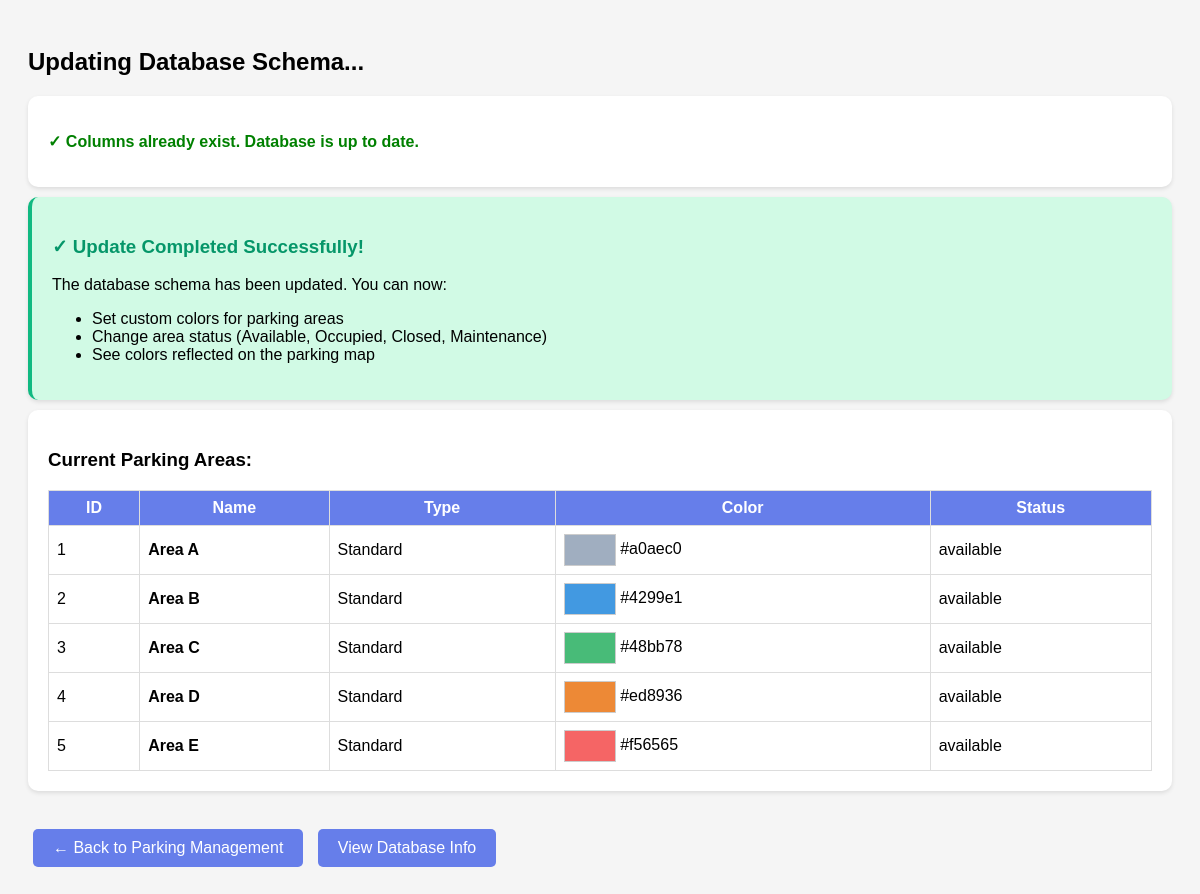
/Module2/admin/update_parking_schema.php (signed in), run on the app's committed database.
### tables this page shows
CREATE TABLE ParkingArea (
    area_id INT AUTO_INCREMENT PRIMARY KEY,
    Availability_id INT,
    area_name VARCHAR(100) NOT NULL,
    area_type VARCHAR(50),
    area_color VARCHAR(20) DEFAULT '#a0a0a0',
    area_status ENUM('available', 'occupied', 'temporarily_closed', 'under_maintenance') DEFAULT 'available',
    created_at TIMESTAMP DEFAULT CURRENT_TIMESTAMP,
    updated_at TIMESTAMP DEFAULT CURRENT_TIMESTAMP ON UPDATE CURRENT_TIMESTAMP,
    AreaSize DECIMAL(10, 2),
    FOREIGN KEY (Availability_id) REFERENCES Availability(Availability_id) ON DELETE SET NULL ON UPDATE CASCADE
);

### Module2/admin/update_parking_schema.php (the view, shortened to what this page needs)
<?php
$conn = getDBConnection();
echo "<!DOCTYPE html><html><head><title>Database Schema Update</title>";
echo "<style>body{font-family:Arial,sans-serif;padding:20px;background:#f5f5f5;}";
echo ".box{background:white;padding:20px;border-radius:10px;margin:10px 0;box-shadow:0 2px 4px rgba(0,0,0,0.1);}";
echo ".success{color:green;font-weight:bold;}";
echo ".error{color:red;font-weight:bold;}";
echo ".warning{color:orange;font-weight:bold;}";
echo ".btn{display:inline-block;padding:10px 20px;background:#667eea;color:white;text-decoration:none;border-radius:5px;margin:10px 5px;}";
echo ".btn:hover{background:#5568d3;}</style></head><body>";
echo "<h2>Updating Database Schema...</h2>";
$messages = [];
$has_errors = false;
$check_sql = "SHOW COLUMNS FROM ParkingArea LIKE 'area_color'";
$result = $conn->query($check_sql);
$color_exists = $result->num_rows > 0;
$check_sql = "SHOW COLUMNS FROM ParkingArea LIKE 'area_status'";
$result = $conn->query($check_sql);
$status_exists = $result->num_rows > 0;
if ($color_exists && $status_exists) {
    $messages[] = ['type' => 'success', 'msg' => '✓ Columns already exist. Database is up to date.'];
}
echo "<div class='box'>";
foreach ($messages as $msg) {
    echo "<p class='{$msg['type']}'>{$msg['msg']}</p>";
}
echo "</div>";
if (!$has_errors) {
    echo "<div class='box' style='background:#d1fae5;border-left:4px solid #10b981;'>";
    echo "<h3 style='color:#059669;'>✓ Update Completed Successfully!</h3>";
    echo "<p>The database schema has been updated. You can now:</p>";
    echo "<ul>";
    echo "<li>Set custom colors for parking areas</li>";
    echo "<li>Change area status (Available, Occupied, Closed, Maintenance)</li>";
    echo "<li>See colors reflected on the parking map</li>";
    echo "</ul>";
    echo "</div>";
} else {
    echo "<div class='box' style='background:#fee2e2;border-left:4px solid #ef4444;'>";
    echo "<h3 style='color:#dc2626;'>✗ Some errors occurred</h3>";
    echo "<p>Please check the error messages above and try again or run the SQL manually.</p>";
    echo "</div>";
}
echo "<div class='box'>";
echo "<h3>Current Parking Areas:</h3>";
$sql = "SELECT * FROM ParkingArea";
$result = $conn->query($sql);
if ($result && $result->num_rows > 0) {
    echo "<table style='width:100%;border-collapse:collapse;'>";
    echo "<tr style='background:#667eea;color:white;'>";
    echo "<th style='border:1px solid #ddd;padding:8px;'>ID</th>";
    echo "<th style='border:1px solid #ddd;padding:8px;'>Name</th>";
    echo "<th style='border:1px solid #ddd;padding:8px;'>Type</th>";
    echo "<th style='border:1px solid #ddd;padding:8px;'>Color</th>";
    echo "<th style='border:1px solid #ddd;padding:8px;'>Status</th>";
    echo "</tr>";
    while ($row = $result->fetch_assoc()) {
        echo "<tr>";
        echo "<td style='border:1px solid #ddd;padding:8px;'>{$row['area_id']}</td>";
        echo "<td style='border:1px solid #ddd;padding:8px;'><strong>{$row['area_name']}</strong></td>";
        echo "<td style='border:1px solid #ddd;padding:8px;'>{$row['area_type']}</td>";
        $color = isset($row['area_color']) ? $row['area_color'] : '#a0a0a0';
        echo "<td style='border:1px solid #ddd;padding:8px;'>";
        echo "<div style='display:inline-block;width:50px;height:30px;background:{$color};border:1px solid #ccc;vertical-align:middle;'></div> ";
        echo $color;
        echo "</td>";
        $status = isset($row['area_status']) ? $row['area_status'] : 'N/A';
        echo "<td style='border:1px solid #ddd;padding:8px;'>{$status}</td>";
        echo "</tr>";
    }
    echo "</table>";
} else {
    echo "<p>No parking areas found.</p>";
}
echo "</div>";
?>
<br>
<a href="parking_management.php" class="btn">← Back to Parking Management</a>
<a href="check_database.php" class="btn">View Database Info</a>
</body>
</html>

### data on the page
parkingarea: area_id "1", area_name "Area A", area_type "Standard", area_color "#a0aec0", area_status "available"
parkingarea: area_id "2", area_name "Area B", area_type "Standard", area_color "#4299e1", area_status "available"
parkingarea: area_id "3", area_name "Area C", area_type "Standard", area_color "#48bb78", area_status "available"
parkingarea: area_id "4", area_name "Area D", area_type "Standard", area_color "#ed8936", area_status "available"
parkingarea: area_id "5", area_name "Area E", area_type "Standard", area_color "#f56565", area_status "available"

### other printed values
$msg['msg'] "✓ Columns already exist. Database is up to date."
